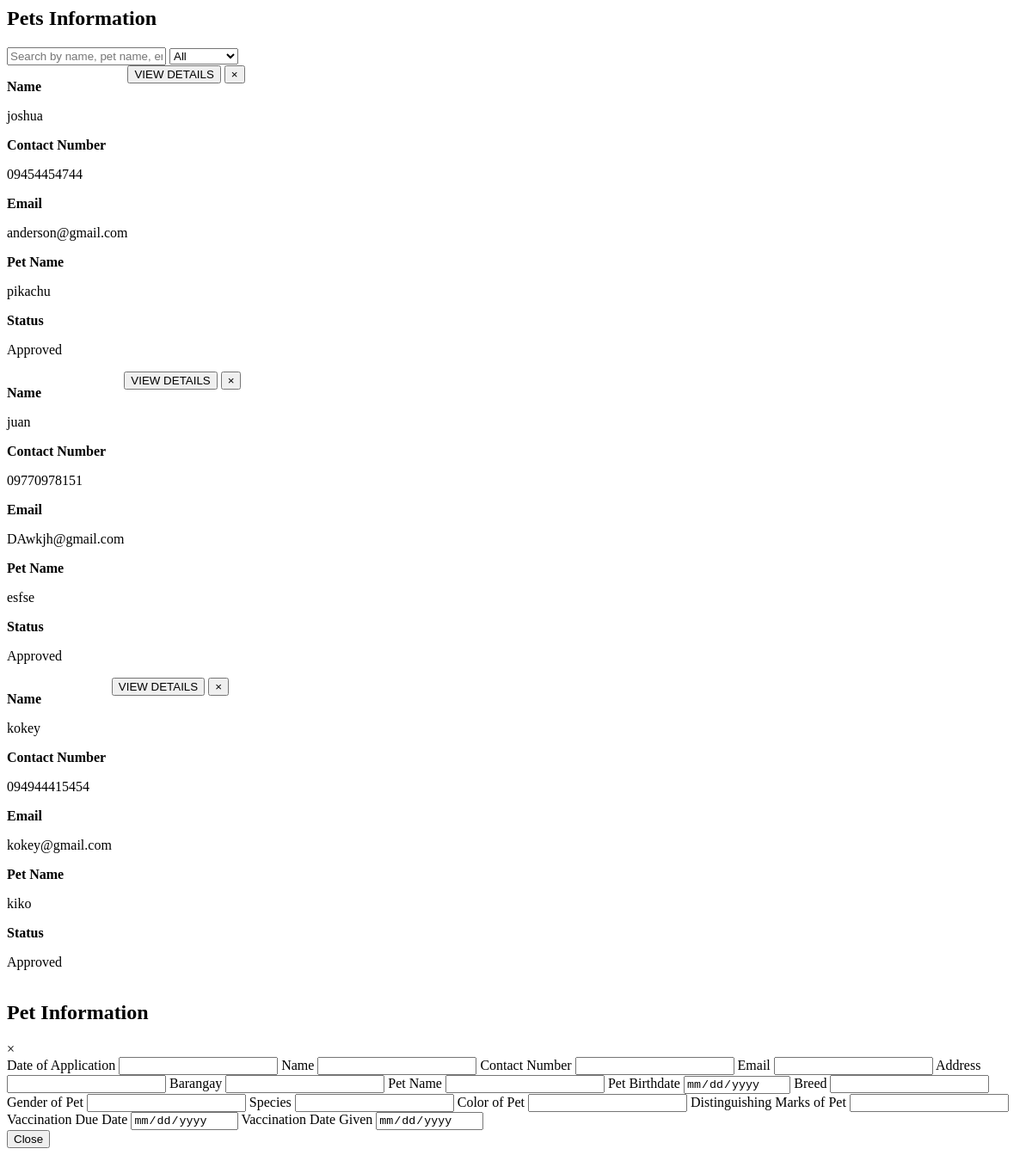
The page /lgupages/Registeredpets.php on the database as committed earlier.
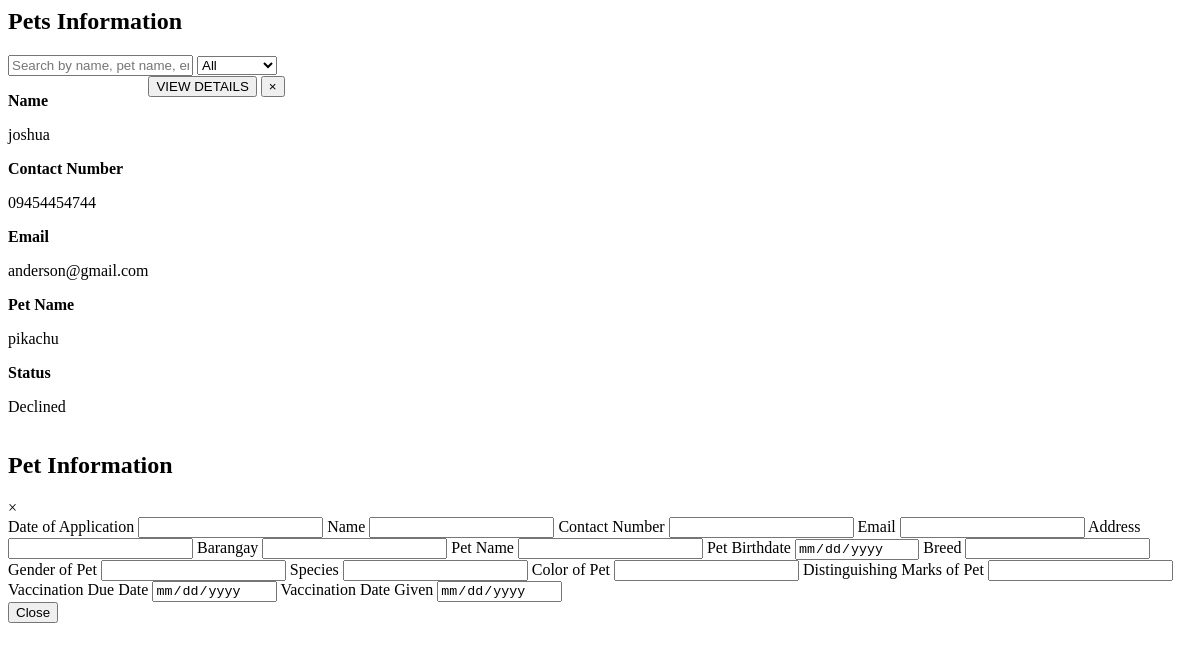
The same page on the database as committed later.
### tables this page shows
CREATE TABLE `pets_info` (
  `pet_id` int(11) NOT NULL,
  `pets_UserID` int(11) NOT NULL,
  `pet_photo_owner` varchar(255) DEFAULT NULL,
  `pet_validIDName` varchar(255) DEFAULT NULL,
  `pet_date_application` date NOT NULL,
  `pet_owner_name` varchar(60) NOT NULL,
  `pet_owner_age` int(11) NOT NULL,
  `pet_owner_gender` varchar(60) NOT NULL,
  `pet_owner_birthday` date NOT NULL,
  `pet_owner_telMobile` varchar(60) NOT NULL,
  `pet_owner_email` varchar(60) NOT NULL,
  `pet_owner_home_address` varchar(60) NOT NULL,
  `pet_owner_barangay` varchar(255) NOT NULL,
  `pet_name` varchar(60) NOT NULL,
  `pet_age` varchar(60) NOT NULL,
  `pet_gender` varchar(60) NOT NULL,
  `pet_species` varchar(60) NOT NULL,
  `pet_breed` varchar(60) NOT NULL,
  `pet_weight` varchar(60) NOT NULL,
  `pet_color` varchar(60) NOT NULL,
  `pet_marks` varchar(60) NOT NULL,
  `pet_birthday` date NOT NULL,
  `pet_antiRabies_vac_date` date NOT NULL,
  `pet_antiRabies_expi_date` date NOT NULL,
  `pet_antiRabPic` varchar(255) DEFAULT NULL,
  `pet_vet_clinic` varchar(255) NOT NULL,
  `pet_vet_name` varchar(60) NOT NULL,
  `pet_vet_clinic_address` varchar(255) NOT NULL,
  `pet_vet_contact_info` varchar(255) NOT NULL,
  `pet_owner_signature` varchar(255) DEFAULT NULL,
  `pet_date_signed` date NOT NULL,
  `pet_qr_code` varchar(255) DEFAULT NULL,
  `pet_status` varchar(255) NOT NULL DEFAULT 'pending'
);

### api/config/dbconnect.php (called while the page is built, shortened)
<?php
class db_connect
{
    public $host = db_host;
    public $user = db_user;
    public $pass = db_pass;
    public $name = db_name;
    public function connect()
    {
        try {
            $this->conn = new mysqli($this->host, $this->user, $this->pass, $this->name);
        } catch (\Throwable $th) {
            header("Location:setup.php");
        }
    }
}
?>

### api/config/class.php (called while the page is built, shortened)
<?php
include ('dbconnect.php');
class global_class extends db_connect
{
    public function fetch_lgu_registered_pet()
    {
        $query = $this->conn->prepare("SELECT * from pets_info where (pet_status ='accept_by_lgu' OR pet_status ='declined_by_lgu') AND pet_display_status=1");
        if ($query->execute()) {
            $result = $query->get_result();
            return $result;
        }
    }
}

### lgupages/Registeredpets.php (the view, shortened to what the changed rows need)
<section>
    <h1 class="heading">Pets <span>Information</span></h1>
    <div class="client-list">
        <?php
        $db = new global_class();
        $fetch_pets = $db->fetch_lgu_registered_pet();
        if (mysqli_num_rows($fetch_pets) > 0):
            foreach ($fetch_pets as $pets):
        ?>
       <div class="client-card" data-status="<?= ($pets['pet_status'] === 'accept_by_lgu') ? 'approved' : 'declined' ?>">
    <div class="client-info">
        <div class="client-details">
            <p><strong>Name</strong></p>
            <p><?= $pets['pet_owner_name'] ?></p>
        </div>
        <div class="client-details">
            <p><strong>Contact Number</strong></p>
            <p><?= $pets['pet_owner_telMobile'] ?></p>
        </div>
        <div class="client-details">
            <p><strong>Email</strong></p>
            <p><?= $pets['pet_owner_email'] ?></p>
        </div>
        <div class="client-details">
            <p><strong>Pet Name</strong></p>
            <p><?= $pets['pet_name'] ?></p>
        </div>
        <div class="client-details">
            <p><strong>Status</strong></p>
            <p>
            <?php
                if ($pets['pet_status'] === 'accept_by_lgu') {
                    echo 'Approved';
                } else {
                    echo 'Declined';
                }
                ?>
            </p>
        </div>
    </div>
    <div class="actions">
        <button class="view-details"
            data-petOwner='<?= $pets['pet_owner_name'] ?>'
            data-pet_owner_telMobile='<?= $pets['pet_owner_telMobile'] ?>'
            data-pet_owner_email='<?= $pets['pet_owner_email'] ?>'
            data-pet_owner_home_address='<?= $pets['pet_owner_home_address'] ?>'
            data-pet_owner_barangay='<?= $pets['pet_owner_barangay'] ?>'
            data-pet_name='<?= $pets['pet_name'] ?>'
            data-pet_birthday='<?= $pets['pet_birthday'] ?>'
            data-pet_breed='<?= $pets['pet_breed'] ?>'
            data-pet_gender='<?= $pets['pet_gender'] ?>'
            data-pet_species='<?= $pets['pet_species'] ?>'
            data-pet_color='<?= $pets['pet_color'] ?>'
            data-pet_marks='<?= $pets['pet_marks'] ?>'
            data-pet_antiRabies_expi_date='<?= $pets['pet_antiRabies_expi_date'] ?>'
            data-pet_antiRabies_vac_date='<?= $pets['pet_antiRabies_vac_date'] ?>'
            data-pet_date_application='<?= $pets['pet_date_application'] ?>'>
        VIEW DETAILS</button>
        <button class="close-btn togglerDeletePet"
        data-pet_id='<?= $pets['pet_id'] ?>'
        >&times;</button>
    </div>
</div>
   <?php
          endforeach;
        ?>
        <?php else: ?>
            <tr>
                <td colspan="5" class="p-2">No record found.</td>
            </tr>
        <?php endif; ?>
    </div>
</section>
<div id="clientModal" class="approval-modal">
        <div class="client-modal-content">
            <div class="client-modal-header">
                <h2>Pet Information</h2>
            </div>
        </div>
    </div>

Rows that differ between the two databases and show on the page:
no longer on this page (row edited): pets_info: pet_owner_name "juan", pet_owner_telMobile "09770978151", pet_owner_email "DAwkjh@gmail.com", pet_name "esfse", pet_status "Approved"
no longer on this page (row edited): pets_info: pet_owner_name "kokey", pet_owner_telMobile "094944415454", pet_owner_email "kokey@gmail.com", pet_name "kiko", pet_status "Approved"
changed pets_info "joshua": pet_status "Approved" → "Declined"
